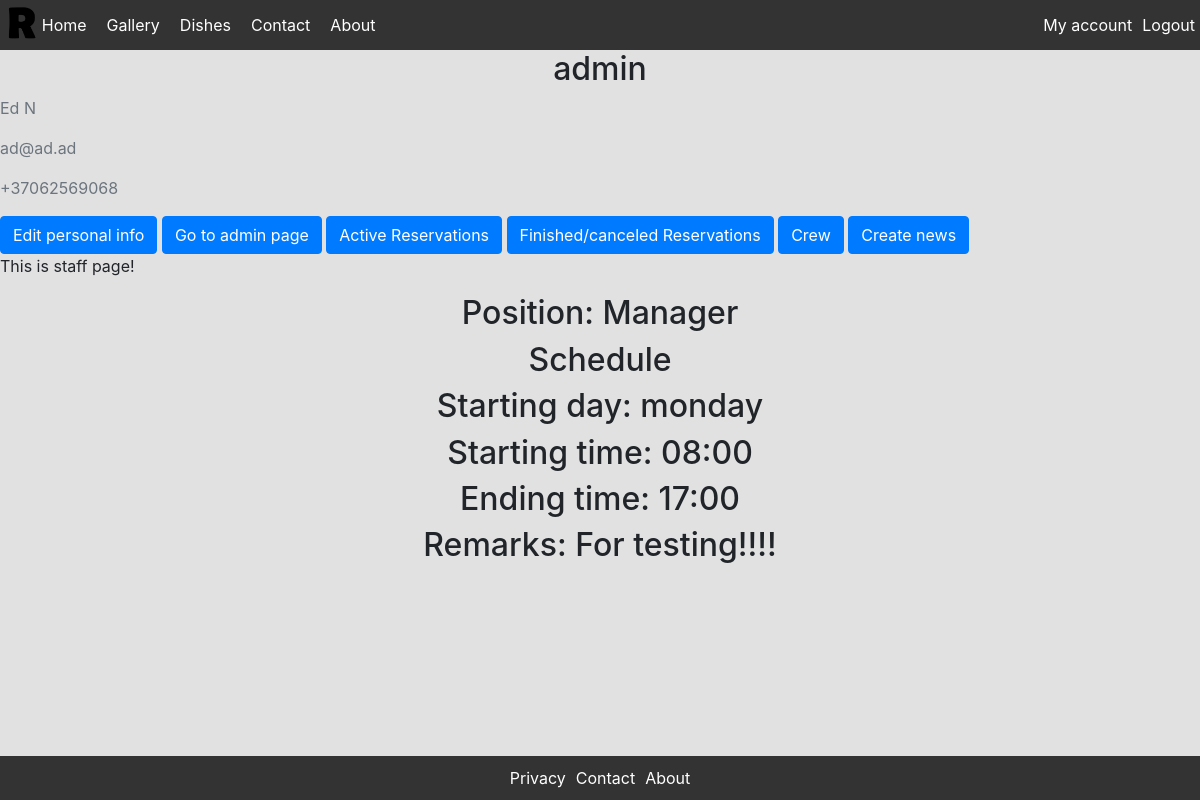
/account/ (signed in), run on the app's committed database.
### main_app/models.py (models this page shows, shortened)
class CustomUser(AbstractUser):  # user model
    username = models.CharField(max_length=20, unique=True)
    f_name = models.CharField(max_length=20)
    l_name = models.CharField(max_length=40)
    email = models.EmailField()
    phone = PhoneNumberField()
    is_staff = models.BooleanField(default=False)  # if true -> this is not customer, this is crew member
    position = models.ForeignKey('main_app.Position', on_delete=models.DO_NOTHING, null=True)
    schedule = models.ForeignKey('main_app.Schedule', on_delete=models.DO_NOTHING, null=True)
    card_number = models.CharField(max_length=16, null=True)  # physical discount card

class Position(models.Model):  # position model
    name = models.CharField(max_length=100)

class Schedule(models.Model):  # schedule model
    DAY_CHOICES = (
        ('monday', 'Monday'),
        ('tuesday', 'Tuesday'),
        ('wednesday', 'Wednesday'),
        ('thursday', 'Thursday'),
        ('friday', 'Friday'),
        ('saturday', 'Saturday'),
        ('sunday', 'Sunday'),
    )
    TIME_CHOICES = (
        ('00:00', '00:00'),
        ('01:00', '01:00'),
        ('02:00', '02:00'),
        ('03:00', '03:00'),
        ('04:00', '04:00'),
        ('05:00', '05:00'),
        ('06:00', '06:00'),
        ('07:00', '07:00'),
        ('08:00', '08:00'),
        ('09:00', '09:00'),
        ('10:00', '10:00'),
        ('11:00', '11:00'),
        ('12:00', '12:00'),
        ('13:00', '13:00'),
        ('14:00', '14:00'),
        ('15:00', '15:00'),
        ('16:00', '16:00'),
        ('17:00', '17:00'),
        ('18:00', '18:00'),
        ('19:00', '19:00'),
        ('20:00', '20:00'),
        ('21:00', '21:00'),
        ('22:00', '22:00'),
        ('23:00', '23:00'),
    )
    starting_day = models.CharField(max_length=20, choices=DAY_CHOICES, default='monday')
    starting_time = models.CharField(max_length=5, choices=TIME_CHOICES, default='08:00')
    ending_time = models.CharField(max_length=5, choices=TIME_CHOICES, default='17:00')
    remarks = models.TextField(blank=True)

### main_app/views.py (the view)
# urls.py: path('account/', views.account, name='account'),
@login_required
def account(request):  # account page (for users and for crew there are two different pages)
    current_user = request.user
    if current_user.is_staff:
        if current_user.position_id:
            position = current_user.position
            schedule = current_user.schedule
            return render(request, 'staff.html', {'position': position, 'schedule': schedule})
        else:
            return render(request, 'staff.html')
    else:
        active_reservations = Reservation.objects.filter(customer_id=current_user).exclude(
            Q(status='cancelled') | Q(status='finished'))
        return render(request, 'account.html', {'reservations': active_reservations})

### templates/staff.html
{% extends 'base.html' %}
{% block content %}
  <div class="content-section">
    <h2 class="account-heading">{{ user.username }}</h2>
    <p class="text-secondary">{{ user.f_name }} {{ user.l_name }}</p>
    <p class="text-secondary">{{ user.email }}</p>
    <p class="text-secondary">{{ user.phone }}</p>
    <a class="btn btn-primary" href="{% url 'edit_profile' %}"><span>Edit personal info</span></a>
    {% if position.name == 'Manager' or position.name == 'Chief' %}
      <a class="btn btn-primary" href="{% url 'admin:index' %}"><span>Go to admin page</span></a>
      <a class="btn btn-primary" href="{% url 'reservations' %}"><span>Active Reservations</span></a>
      <a class="btn btn-primary" href="{% url 'unactive_reservations' %}"><span>Finished/canceled Reservations</span></a>
      <a class="btn btn-primary" href="{% url 'staff_list' %}"><span>Crew</span></a>
      <a class="btn btn-primary" href="{% url 'create_news' %}"><span>Create news</span></a>
    {% endif %}
    <p>This is staff page!</p>
    {% if position %}
      <h2>Position: {{ position.name }}</h2>
    {% else %}
      <p>No position</p>
    {% endif %}
    {% if schedule %}
      <h2>Schedule</h2>
      <h2>Starting day: {{ schedule.starting_day }}</h2>
      <h2>Starting time: {{ schedule.starting_time }}</h2>
      <h2>Ending time: {{ schedule.ending_time }}</h2>
      {% if schedule.remarks %}
        <h2>Remarks: {{ schedule.remarks }}</h2>
      {% endif %}
    {% else %}
      <p>No schedule</p>
    {% endif %}
  </div>
{% endblock %}

### static/css/main.css (style rules this page uses)
body, html { margin: 0; padding: 0; height: 100%; }
body { display: flex; flex-direction: column; height: 100%; }
h1, h2, h3, h4, h5, h6 { text-align: center; }
a:link { color: rgb(255, 255, 255); text-decoration: none; }

### data on the page
CustomUser: username "admin", f_name "Ed", l_name "N", email "ad@ad.ad", phone "+37062569068"
Position: name "Manager"
Schedule: starting_day "monday", starting_time "08:00", ending_time "17:00", remarks "For testing!!!!"
